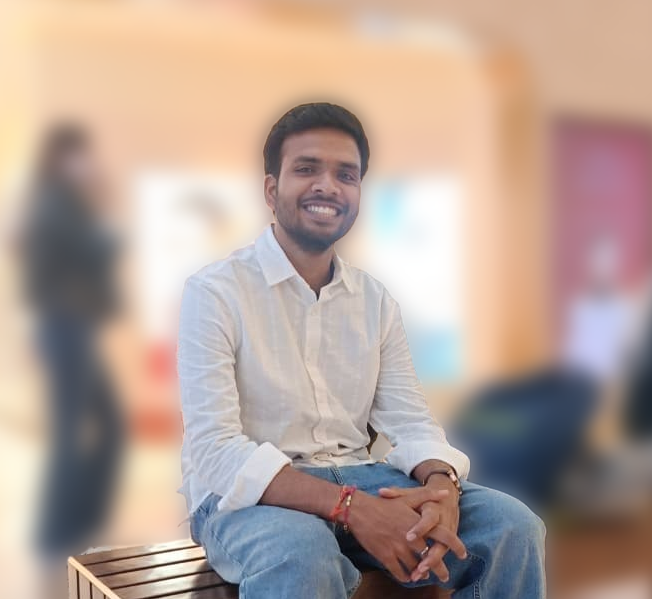
#> input picture PROFILE2.png, 652 x 599 px
$ python generate_gif_banner.py
#> lines starting #> are read from the running program, lines starting #| are printed output that depends on the picture
import os
import math
import numpy as np
from PIL import Image, ImageDraw, ImageFont, ImageEnhance, ImageOps, ImageFilter

def create_dither_grid(image_path, target_w=200, target_h=225, dark_mode=True):
#> called with image_path = 'PROFILE2.png', target_w = 200, target_h = 225, dark_mode = True
    img = Image.open(image_path).convert("RGBA")
#> img is the input picture: PIL image 652x599 RGBA; mean R, G, B, A 181.8, 162, 152.7, 255
    bg = Image.new("RGBA", img.size, (255, 255, 255, 255))
#> bg: PIL image 652x599 RGBA; every value is 255
    comp = Image.alpha_composite(bg, img).convert("RGB")

    w, h = comp.size
#> w = 652; h = 599
    crop_box = (int(w * 0.08), int(h * 0.04), int(w * 0.92), int(h * 0.92))
#> crop_box = (52, 23, 599, 551)
    cropped = comp.crop(crop_box)
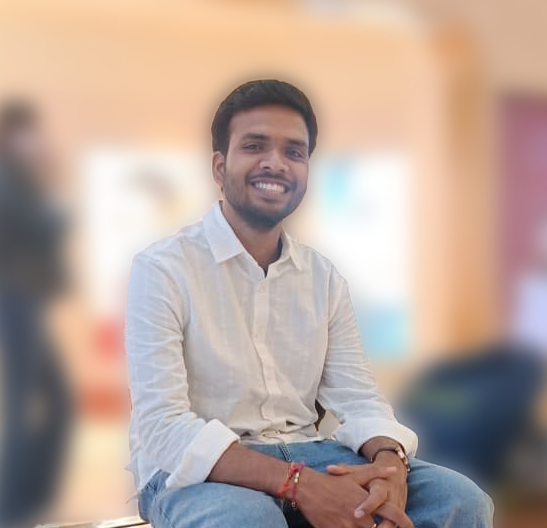
#> cropped: PIL image 547x528 RGB; mean R, G, B 185.6, 166.2, 156.9

    resized = cropped.resize((target_w, target_h), Image.Resampling.LANCZOS)
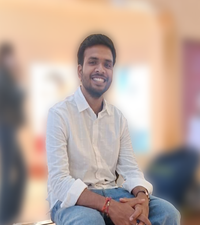
#> resized: PIL image 200x225 RGB; mean R, G, B 185.6, 166.2, 156.9
    gray = resized.convert("L")
    auto_gray = ImageOps.autocontrast(gray, cutoff=1)
    sharp_gray = auto_gray.filter(ImageFilter.UnsharpMask(radius=3, percent=140))
    enhancer = ImageEnhance.Contrast(sharp_gray)
    contrasted = enhancer.enhance(1.3)
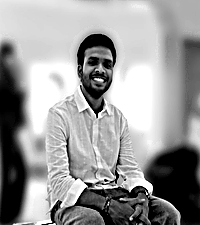
#> contrasted: PIL image 200x225 L; min 0, max 255, mean 152.6

    arr = np.array(contrasted, dtype=float)
    img_data = arr.copy()
    dots = []

    for y in range(target_h):
        serpentine = (y % 2 == 1)
        x_indices = range(target_w - 1, -1, -1) if serpentine else range(target_w)
        direction = -1 if serpentine else 1

        for x in x_indices:
            old_val = img_data[y, x]

            if dark_mode:
                new_val = 255 if old_val > 120 else 0
                if arr[y, x] > 230:
                    new_val = 0
                is_dot = (new_val == 255)
            else:
                new_val = 0 if old_val < 135 else 255
                is_dot = (new_val == 0)

            err = old_val - new_val

            if is_dot:
                px = 65 + (x / target_w) * 330
                py = 135 + (y / target_h) * 410
                dots.append((round(px, 1), round(py, 1)))

            if 0 <= x + direction < target_w:
                img_data[y, x + direction] += err * (7 / 16)
            if y + 1 < target_h:
                if 0 <= x - direction < target_w:
                    img_data[y + 1, x - direction] += err * (3 / 16)
                img_data[y + 1, x] += err * (5 / 16)
                if 0 <= x + direction < target_w:
                    img_data[y + 1, x + direction] += err * (1 / 16)
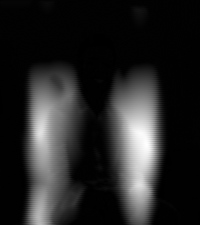
#> img_data: shape (225, 200) float64; min -88.32, max 30498.4, mean 4553.4; drawn with min black and max white
#> after the loop, dots = 25478 items

    return dots

def build_banner_gif(dark_mode=True, output_filename="dark.gif"):
    width, height = 1180, 610

    bg_color = (10, 16, 31) if dark_mode else (248, 250, 252)
    card_bg = (30, 41, 59) if dark_mode else (226, 232, 240)
    border_color = (34, 211, 238) if dark_mode else (8, 145, 178)
    text_color = (226, 232, 240) if dark_mode else (15, 23, 42)
    dim_text = (148, 163, 184) if dark_mode else (100, 116, 139)
    portrait_dot_color = (167, 139, 250) if dark_mode else (124, 58, 237)
    accent_color = (16, 185, 129)
    red_color = (239, 68, 68)

    dots = create_dither_grid("PROFILE2.png", dark_mode=dark_mode)
#> dots = 25478 items
    print(f"Generating GIF animation frames for {output_filename} ({len(dots)} dots)...")
#> (printed output is left out)

    # Font setup (use default PIL font or Consolas if available)
    try:
        font_mono = ImageFont.truetype("consola.ttf", 14)
        font_small = ImageFont.truetype("consola.ttf", 11)
        font_title = ImageFont.truetype("consolab.ttf", 14)
    except:
        font_mono = font_small = font_title = ImageFont.load_default()

    rows = [
        ("Subject", "Pranjal Shukla"),
        ("Role", "Software Engineer (AI & Full-Stack)"),
        ("Origin", "Ghaziabad, UP, India"),
        ("Education", "B.Tech CSE, AKGEC (2023 - 2027)"),
        ("Status", "Building RAG & AI Agents @ Mobcoder"),
        ("ToolChain", "VS Code · Git · Docker · Qdrant · Postman"),
        ("Core.Lang", "Java · Python · JavaScript · SQL · C++"),
        ("Core.Frontend", "React.js · HTML5/CSS3 · Bootstrap"),
        ("Core.Backend", "Node.js · Express · Spring Boot · FastAPI"),
        ("Core.Database", "MongoDB · PostgreSQL · Qdrant Vector DB"),
        ("Core.Infra", "LangChain · LangGraph · RAG · Vercel · Groq"),
        ("Grid.Mail", "3872pranjalshukla@gmail.com"),
        ("Grid.LinkedIn", "pranjal-shukla"),
        ("Grid.GitHub", "pranjal3872")
    ]

    frames = []
    num_frames = 15 # smooth looping animation frames

    for f_idx in range(num_frames):
        img = Image.new("RGB", (width, height), bg_color)
        draw = ImageDraw.Draw(img)

        # Outer Window Frame
        draw.rounded_rectangle([10, 10, 1170, 600], radius=12, fill=bg_color, outline=border_color, width=2)
        # Header Bar
        draw.rounded_rectangle([10, 10, 1170, 50], radius=12, fill=card_bg, outline=border_color, width=1)
        draw.rectangle([10, 30, 1170, 50], fill=card_bg) # fill bottom corners of header
        draw.line([10, 50, 1170, 50], fill=border_color, width=1)

        # Control Buttons
        draw.ellipse([30, 24, 42, 36], fill=(239, 68, 68))
        draw.ellipse([50, 24, 62, 36], fill=(245, 158, 11))
        draw.ellipse([70, 24, 82, 36], fill=(16, 185, 129))

        # Title
        draw.text((590, 24), "profile.sh --live", fill=dim_text, font=font_title, anchor="mt")

        # Handle Pill & Pulsing Live dot
        draw.rounded_rectangle([1010, 20, 1145, 42], radius=11, fill=card_bg, outline=border_color, width=1)

        # Pulsing opacity logic
        pulse_val = abs(math.sin(f_idx * math.pi / num_frames))
        live_dot_color = (int(239 * (0.4 + 0.6 * pulse_val)), int(68 * (0.4 + 0.6 * pulse_val)), int(68 * (0.4 + 0.6 * pulse_val)))
        draw.ellipse([1020, 27, 1028, 35], fill=live_dot_color)
        draw.text((1034, 25), "LIVE", fill=red_color, font=font_small)
        draw.text((1070, 25), "@pranjal3872", fill=border_color, font=font_small)

        # Left Box: VISUAL.MAP Frame
        draw.rounded_rectangle([35, 75, 410, 575], radius=8, fill=bg_color, outline=border_color, width=1)
        draw.text((50, 88), "VISUAL.MAP // PORTRAIT DITHER", fill=border_color, font=font_small)
        draw.text((390, 88), "200x225 GRID", fill=dim_text, font=font_small, anchor="ra")
        draw.line([35, 105, 410, 105], fill=border_color, width=1)

        # Draw Dither Portrait Dots
        for i, (x, y) in enumerate(dots):
            # Subtle shimmer/reveal animation across frames
            if (i % num_frames) <= f_idx:
                draw.rectangle([x, y, x + 1.6, y + 1.6], fill=portrait_dot_color)

        # Right Box: SYSTEM.INFO Readout
        draw.rounded_rectangle([425, 75, 1145, 575], radius=8, fill=bg_color, outline=border_color, width=1)
        draw.text((440, 88), "SYSTEM.INFO // CANDIDATE SPECIFICATION", fill=accent_color, font=font_small)
        draw.text((1130, 88), "STATUS: ACTIVE", fill=dim_text, font=font_small, anchor="ra")
        draw.line([425, 105, 1145, 105], fill=border_color, width=1)

        # Info Lines
        start_y = 130
        line_height = 28
        for r_i, (label, val) in enumerate(rows):
            cur_y = start_y + (r_i * line_height)
            dots_count = max(4, int(42 - len(label) - len(val) * 0.8))
            dot_leader = "." * dots_count

            draw.text((440, cur_y), label, fill=border_color, font=font_mono)
            draw.text((560, cur_y), dot_leader, fill=dim_text, font=font_mono)
            draw.text((820, cur_y), val, fill=text_color, font=font_mono)

        # Terminal Footer
        draw.rounded_rectangle([440, 530, 1130, 560], radius=4, fill=card_bg)
        cursor_str = "█" if f_idx % 2 == 0 else " "
        draw.text((450, 538), f"$ cat experience.log | grep 'Mobcoder Intern' {cursor_str}", fill=accent_color, font=font_mono)

        frames.append(img)
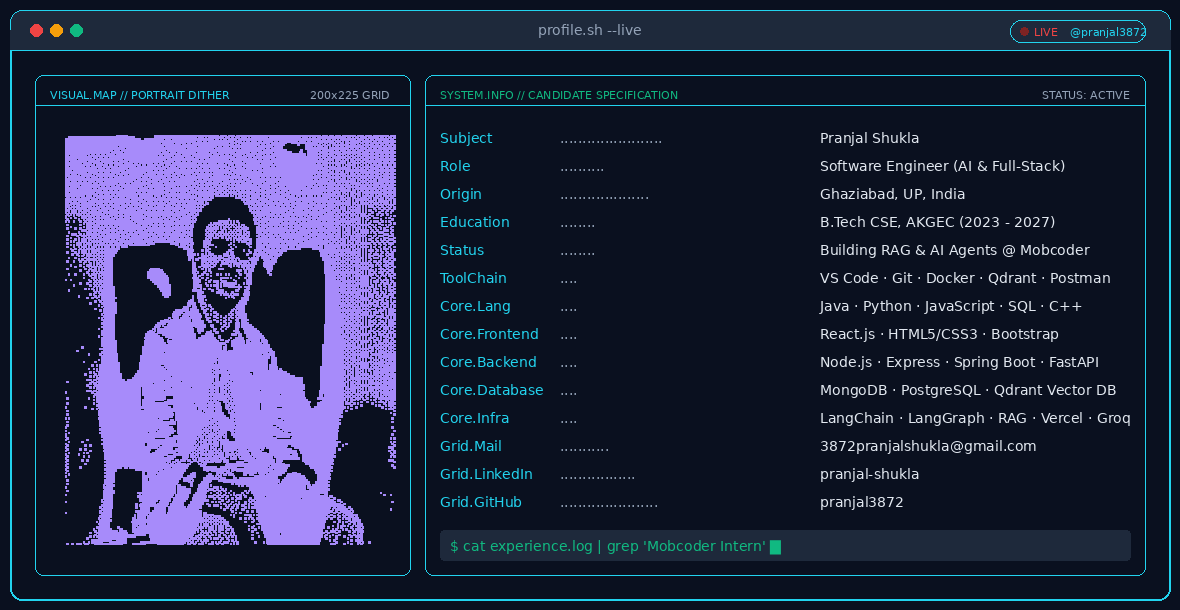
#> img: PIL image 1180x610 RGB; mean R, G, B 34.9, 41.2, 68.5
#> after the loop, frames = 15 items

    frames[0].save(
        output_filename,
        save_all=True,
        append_images=frames[1:],
        duration=120, # 120ms per frame
        loop=0
    )
    print(f"Successfully generated animated GIF: {output_filename}")

if __name__ == "__main__":
    build_banner_gif(dark_mode=True, output_filename="dark.gif")
    build_banner_gif(dark_mode=False, output_filename="light.gif")
#> call 2 of build_banner_gif, with dark_mode = False, output_filename = 'light.gif'
#> call 2 of create_dither_grid, with image_path = 'PROFILE2.png', target_w = 200, target_h = 225, dark_mode = False
#> after the loop in create_dither_grid (call 2), `for y in range(target_h):`:
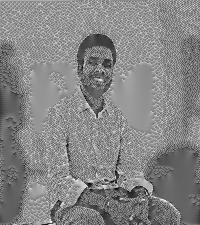
#> img_data: shape (225, 200) float64; min -88, max 357.3, mean 145; drawn with min black and max white
#> after the loop in create_dither_grid (call 2), `for y in range(target_h):`: dots = 18103 pairs, first value 65 to 393.4, second value 135 to 543.2
#> (printed output is left out)
#> in build_banner_gif (call 2), `frames[0].save( output_filename, save_all=True, append_images=frames[1..`:
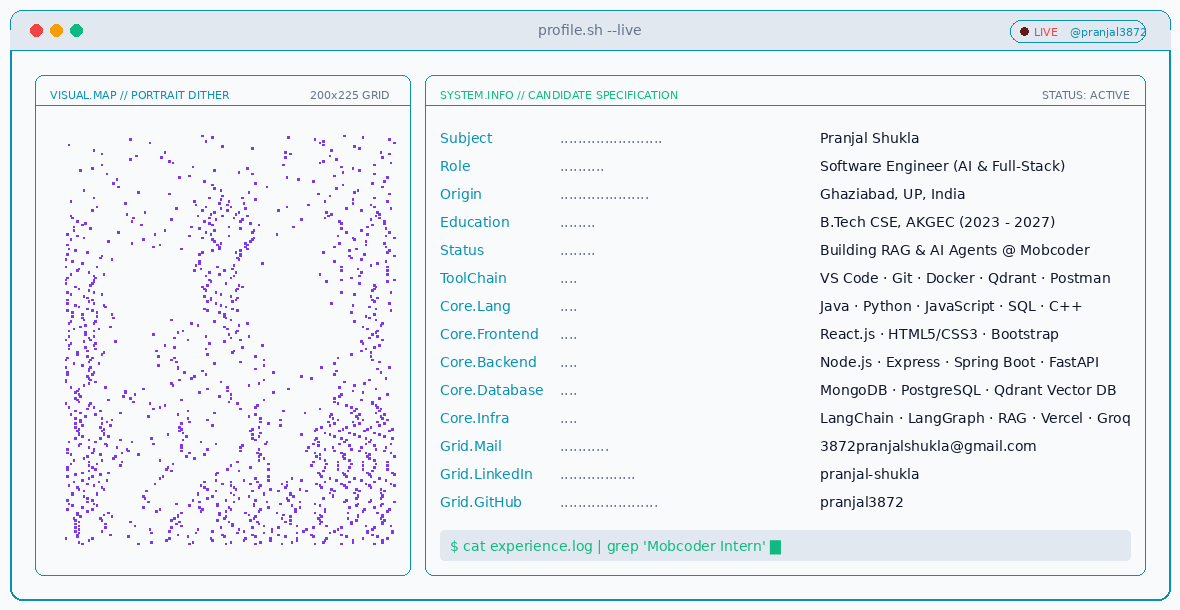
#> saved as light.gif: PIL image 1180x610 RGB; mean R, G, B 235.9, 240.9, 246.1
